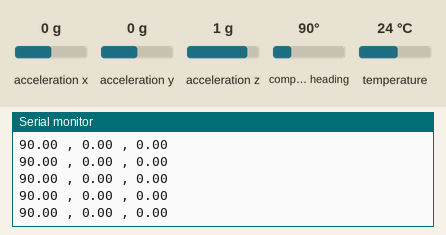
The sketch below on a simulated Arduino Uno, built with avr-gcc and run on an emulated ATmega328P. Shown: the last lines printed to the serial monitor. The test bench sets the inputs (shaded band); at power-on: acceleration x 0 g, acceleration y 0 g, acceleration z 1 g, compass heading 90°, temperature 24 °C.

Above: at 2.2 s.
2.3 s: acceleration x set to -1.4 g
At 2.35 s:
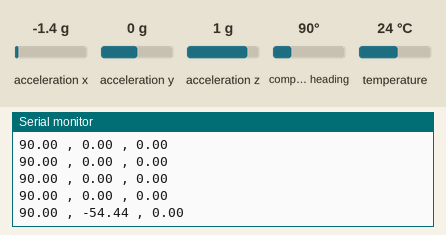
3.8 s: acceleration y set to -1.4 g
At 3.89 s:
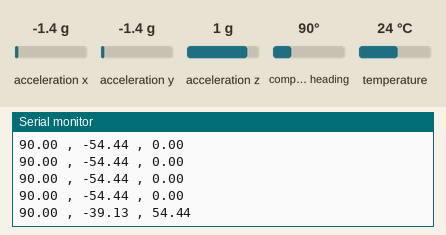
5.3 s: acceleration z set to -1.4 g
At 5.34 s:
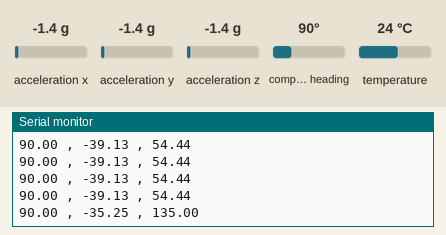
6.8 s: compass heading set to 7°
At 6.88 s:
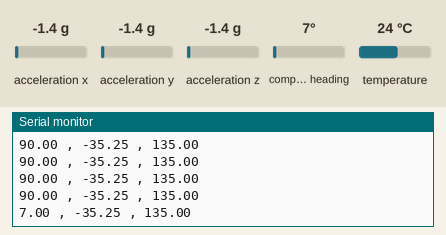
Timing chart, 0 to 9.3 s (numbered marks = the images above; inputs shaded):
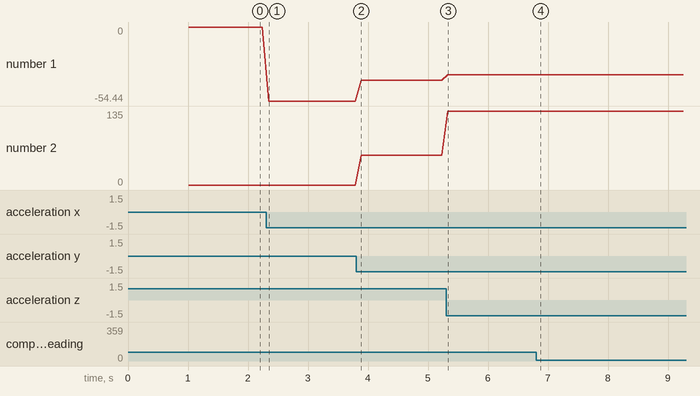

Measured:
- after the input at 2.3 s, the serial monitor: prints a new line at once (image 1)
- after the input at 3.8 s, the serial monitor: prints a new line after 0.09 s (image 2)
- after the input at 5.3 s, the serial monitor: prints a new line at once (image 3)
- after the input at 6.8 s, the serial monitor: prints a new line after 0.08 s (image 4)
- plotted number 1: 0 → -54.44 after the input at 2.3 s, -54.44 → -39.13 after the input at 3.8 s, -39.13 → -35.25 after the input at 5.3 s
- plotted number 2: 0 → 54.44 after the input at 3.8 s, 54.44 → 135 after the input at 5.3 s

The sketch:

rawdata.ino
```cpp
#include <Wire.h>
#include <Adafruit_Sensor.h>
#include <Adafruit_BNO055.h>
#include <utility/imumaths.h>

/* This driver reads raw data from the BNO055

   Connections
   ===========
   Connect SCL to analog 5
   Connect SDA to analog 4
   Connect VDD to 3.3V DC
   Connect GROUND to common ground

   History
   =======
   2015/MAR/03  - First release (KTOWN)
*/

/* Set the delay between fresh samples */
#define BNO055_SAMPLERATE_DELAY_MS (100)

// Check I2C device address and correct line below (by default address is 0x29 or 0x28)
//                                   id, address
Adafruit_BNO055 bno = Adafruit_BNO055(-1, 0x29, &Wire);

/**************************************************************************/
/*
    Arduino setup function (automatically called at startup)
*/
/**************************************************************************/
void setup(void)
{
  Serial.begin(115200);

  while (!Serial) delay(10);  // wait for serial port to open!

  Serial.println("Orientation Sensor Raw Data Test"); Serial.println("");

  /* Initialise the sensor */
  if(!bno.begin())
  {
    /* There was a problem detecting the BNO055 ... check your connections */
    Serial.print("Ooops, no BNO055 detected ... Check your wiring or I2C ADDR!");
    while(1);
  }

  delay(1000);

  /* Display the current temperature */
  int8_t temp = bno.getTemp();
  Serial.print("Current Temperature: ");
  Serial.print(temp);
  Serial.println(" C");
  Serial.println("");

  bno.setExtCrystalUse(true);

  Serial.println("Calibration status values: 0=uncalibrated, 3=fully calibrated");
}

/**************************************************************************/
/*
    Arduino loop function, called once 'setup' is complete (your own code
    should go here)
*/
/**************************************************************************/
void loop(void)
{
  // Possible vector values can be:
  // - VECTOR_ACCELEROMETER - m/s^2
  // - VECTOR_MAGNETOMETER  - uT
  // - VECTOR_GYROSCOPE     - rad/s
  // - VECTOR_EULER         - degrees
  // - VECTOR_LINEARACCEL   - m/s^2
  // - VECTOR_GRAVITY       - m/s^2
  imu::Vector<3> euler = bno.getVector(Adafruit_BNO055::VECTOR_EULER);

  /* Display the floating point data */
  //Serial.print("X: ");
  Serial.print(euler.x());
  Serial.print(" , ");
  Serial.print(euler.y());
  Serial.print(" , ");
  Serial.print(euler.z());
  Serial.println("\t\t");

  /*
  // Quaternion data
  imu::Quaternion quat = bno.getQuat();
  Serial.print("qW: ");
  Serial.print(quat.w(), 4);
  Serial.print(" qX: ");
  Serial.print(quat.x(), 4);
  Serial.print(" qY: ");
  Serial.print(quat.y(), 4);
  Serial.print(" qZ: ");
  Serial.print(quat.z(), 4);
  Serial.print("\t\t");
  */

  /* Display calibration status for each sensor. */
  /*uint8_t system, gyro, accel, mag = 0;
  bno.getCalibration(&system, &gyro, &accel, &mag);
  Serial.print("CALIBRATION: Sys=");
  Serial.print(system, DEC);
  Serial.print(" Gyro=");
  Serial.print(gyro, DEC);
  Serial.print(" Accel=");
  Serial.print(accel, DEC);
  Serial.print(" Mag=");
  Serial.println(mag, DEC);*/

  delay(BNO055_SAMPLERATE_DELAY_MS);
}
```
